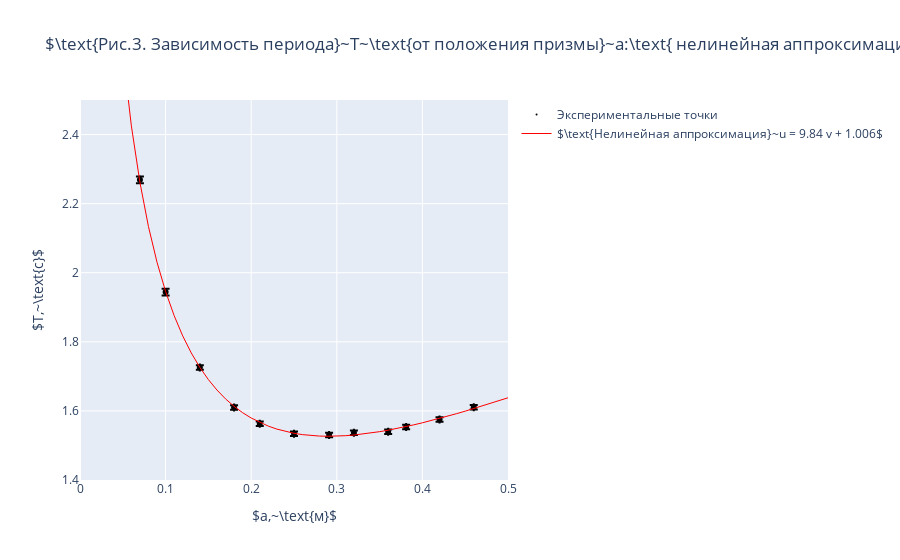

The notebook cell this image was saved under:
### Markdown cell above
Изобразим на графике результат нелинейной аппроксимации, наложенный на экспериментальные точки.

### Code cell
fig = go.Figure()
fig.update_layout(
    title=r"$\text{Рис.3. Зависимость периода}~T~\text{от положения призмы}~a:\text{ нелинейная аппроксимация}$", # заголовок
    xaxis_title=r"$a,~\text{м}$", # подписи к осям
    yaxis_title=r"$T,~\text{с}$",
    xaxis_range=[0.,0.5], # масштабы осей
    yaxis_range=[1.4,2.5],
)
fig.add_trace(go.Scatter(
    name="Экспериментальные точки",
    x=a, y=T, error_x_value=sigma_a, error_y_array=sigma_T, # точки с погрешностями
     mode="markers", marker_size=0, marker_color="black"
    ))
x = np.linspace(0.01, 0.5, 50)
fig.add_trace(go.Scatter(   # аппроксимация
    name="$\\text{{Нелинейная аппроксимация}}~u = {:.2f} v + {:.3f}$".format(g,l),
    x=x, y=f(x, g, l),
    mode="lines", line_color="red", line_width=1, line_dash="solid"
))
fig.show()

### Figure 1 — Plotly figure (JSON) as saved in the notebook; plotly's stock layout.template omitted (floating-point values rounded to 4 significant figures)
{"data": [{"error_x": {"value": 0.0005}, "error_y": {"array": [0.006493, 0.006493, 0.006493, 0.006493, 0.006493, 0.006493, 0.006493, 0.006493, 0.006493, 0.006493, 0.009739, 0.009739]}, "marker": {"color": "black", "size": 0}, "mode": "markers", "name": "Экспериментальные точки", "x": [0.46, 0.42, 0.381, 0.36, 0.32, 0.291, 0.25, 0.21, 0.18, 0.14, 0.1, 0.07], "y": [1.611, 1.575, 1.553, 1.54, 1.537, 1.53, 1.534, 1.563, 1.61, 1.725, 1.944, 2.269], "type": "scatter"}, {"line": {"color": "red", "dash": "solid", "width": 1}, "mode": "lines", "name": "$\\text{Нелинейная аппроксимация}~u = 9.84 v + 1.006$", "x": [0.01, 0.02, 0.03, 0.04, 0.05, 0.06, 0.07, 0.08, 0.09, 0.1, 0.11, 0.12, 0.13, 0.14, 0.15, 0.16, 0.17, 0.18, 0.19, 0.2, 0.21, 0.22, 0.23, 0.24, 0.25, 0.26, 0.27, 0.28, 0.29, 0.3, 0.31, 0.32, 0.33, 0.34, 0.35, 0.36, 0.37, 0.38, 0.39, 0.4, 0.41, 0.42, 0.43, 0.44, 0.45, 0.46, 0.47, 0.48, 0.49, 0.5], "y": [5.821, 4.123, 3.377, 2.936, 2.64, 2.425, 2.262, 2.133, 2.03, 1.946, 1.876, 1.817, 1.768, 1.726, 1.691, 1.66, 1.635, 1.613, 1.595, 1.579, 1.567, 1.556, 1.547, 1.54, 1.535, 1.531, 1.529, 1.527, 1.527, 1.527, 1.528, 1.53, 1.533, 1.536, 1.54, 1.544, 1.549, 1.554, 1.56, 1.566, 1.572, 1.578, 1.585, 1.592, 1.599, 1.607, 1.614, 1.622, 1.63, 1.638], "type": "scatter"}], "layout": {"xaxis": {"title": {"text": "$a,~\\text{м}$"}, "range": [0.0, 0.5]}, "yaxis": {"title": {"text": "$T,~\\text{с}$"}, "range": [1.4, 2.5]}, "title": {"text": "$\\text{Рис.3. Зависимость периода}~T~\\text{от положения призмы}~a:\\text{ нелинейная аппроксимация}$"}}}
